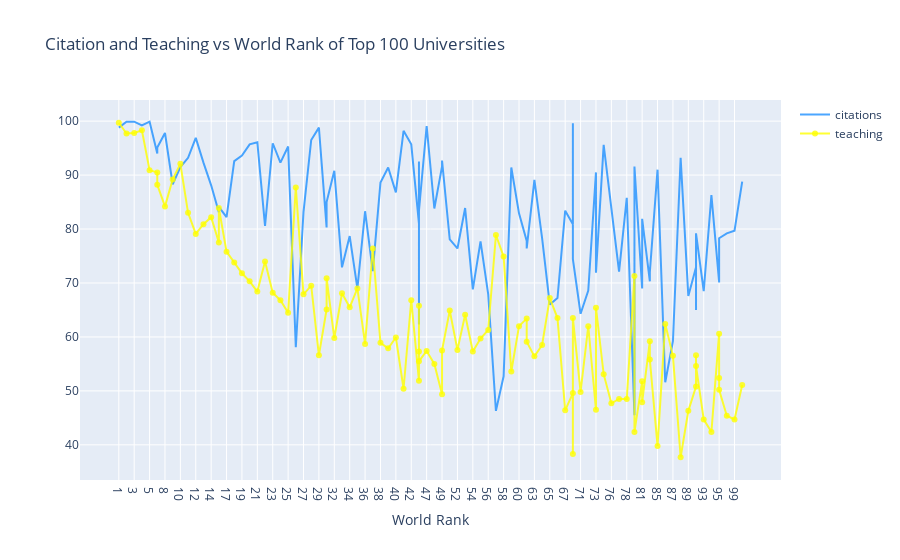

Here is the notebook cell this chart was saved with:
### Code cell
df =df.iloc[:100,:]
trace1 = go.Scatter(
                    x = df.world_rank,                       
                    y = df.citations,
                    mode = "lines",
                    name = "citations",
                    marker = dict(color = 'rgba(30, 144, 255, 0.8)'),
                    text= df.university_name)
# Creating trace2
trace2 = go.Scatter(
                    x = df.world_rank,
                    y = df.teaching,
                    mode = "lines+markers",
                    name = "teaching",
                    marker = dict(color = 'rgba(255, 255,0, 0.8)'),    
                    text= df.university_name)                        
data = [trace1, trace2]
layout = dict(title = 'Citation and Teaching vs World Rank of Top 100 Universities',
              xaxis= dict(title= 'World Rank',ticklen= 5,zeroline= False)      
             )
fig = dict(data = data, layout = layout)
iplot(fig)

### Figure 1 — Plotly figure (JSON) as saved in the notebook; plotly's stock layout.template omitted (floating-point values rounded to 4 significant figures)
{"data": [{"marker": {"color": "rgba(30, 144, 255, 0.8)"}, "mode": "lines", "name": "citations", "text": ["Harvard University", "California Institute of Technology", "Massachusetts Institute of Technology", "Stanford University", "Princeton University", "University of Cambridge", "University of Oxford", "University of California, Berkeley", "Imperial College London", "Yale University", "University of California, Los Angeles", "University of Chicago", "Johns Hopkins University", "Cornell University", "ETH Zurich – Swiss Federal Institute of Technology Zurich", "University of Michigan", "University of Toronto", "Columbia University", "University of Pennsylvania", "Carnegie Mellon University", "University of Hong Kong", "University College London", "University of Washington", "Duke University", "Northwestern University", "University of Tokyo", "Georgia Institute of Technology", "Pohang University of Science and Technology", "University of California, Santa Barbara", "University of British Columbia", "University of North Carolina at Chapel Hill", "University of California, San Diego", "University of Illinois at Urbana-Champaign", "National University of Singapore", "McGill University", "University of Melbourne", "Peking University", "Washington University in St Louis", "École Polytechnique", "University of Edinburgh", "Hong Kong University of Science and Technology", "École Normale Supérieure", "Australian National University", "Karolinska Institute", "University of Göttingen", "University of Wisconsin", "Rice University", "École Polytechnique Fédérale de Lausanne", "University of California, Irvine", "University of Science and Technology of China", "Vanderbilt University", "University of Minnesota", "Tufts University", "University of California, Davis", "Brown University", "University of Massachusetts", "Kyoto University", "Tsinghua University", "Boston University", "New York University", "Emory University", "LMU Munich", "University of Notre Dame", "University of Pittsburgh", "Case Western Reserve University", "Ohio State University", "University of Colorado Boulder", "University of Bristol", "University of California, Santa Cruz", "Yeshiva University", "University of Sydney", "University of Virginia", "University of Adelaide", "University of Southern California", "William & Mary", "Trinity College Dublin", "King’s College London", "Stony Brook University", "Korea Advanced Institute of Science and Technology (KAIST)", "University of Sussex", "The University of Queensland", "University of York", "Heidelberg University", "University of Utah", "Durham University", "London School of Economics and Political Science", "University of Manchester", "Royal Holloway, University of London", "Lund University", "University of Southampton", "University of Zurich", "Wake Forest University", "McMaster University", "University College Dublin", "George Washington University", "University of Arizona", "University of Basel", "University of Maryland, College Park", "Dartmouth College", "École Normale Supérieure de Lyon"], "type": "scatter", "x": ["1", "2", "3", "4", "5", "6", "6", "8", "9", "10", "11", "12", "13", "14", "15", "15", "17", "18", "19", "20", "21", "22", "23", "24", "25", "26", "27", "28", "29", "30", "30", "32", "33", "34", "35", "36", "37", "38", "39", "40", "41", "42", "43", "43", "43", "43", "47", "48", "49", "49", "51", "52", "53", "54", "55", "56", "57", "58", "59", "60", "61", "61", "63", "64", "65", "66", "67", "68", "68", "68", "71", "72", "73", "73", "75", "76", "77", "78", "79", "79", "81", "81", "83", "83", "85", "86", "87", "88", "89", "90", "90", "90", "93", "94", "95", "95", "95", "98", "99", "100"], "y": [98.8, 99.9, 99.9, 99.2, 99.9, 94, 95.1, 97.8, 88.3, 91.5, 93.2, 96.9, 92.3, 88.1, 83.1, 84.1, 82.2, 92.6, 93.6, 95.7, 96.1, 80.6, 95.9, 92.3, 95.3, 58.1, 83.2, 96.5, 98.8, 80.3, 85, 90.8, 72.9, 78.7, 69, 83.3, 72.2, 88.6, 91.4, 86.8, 98.2, 95.7, 81, 62.3, 92.5, 83.4, 99.1, 83.8, 91.6, 92.7, 78.1, 76.4, 83.9, 68.8, 77.7, 67.9, 46.3, 52.7, 91.4, 82.9, 77.8, 76.4, 89.1, 78.3, 66, 67.2, 83.4, 80.9, 99.6, 74.4, 64.3, 68.6, 90.5, 71.9, 95.6, 84.4, 72.1, 85.8, 45.5, 91.6, 69, 81.9, 70.3, 72, 91, 51.6, 59.2, 93.2, 67.6, 72.9, 65, 79.2, 68.5, 86.3, 70.2, 70.1, 78.3, 79.2, 79.7, 88.8]}, {"marker": {"color": "rgba(255, 255,0, 0.8)"}, "mode": "lines+markers", "name": "teaching", "text": ["Harvard University", "California Institute of Technology", "Massachusetts Institute of Technology", "Stanford University", "Princeton University", "University of Cambridge", "University of Oxford", "University of California, Berkeley", "Imperial College London", "Yale University", "University of California, Los Angeles", "University of Chicago", "Johns Hopkins University", "Cornell University", "ETH Zurich – Swiss Federal Institute of Technology Zurich", "University of Michigan", "University of Toronto", "Columbia University", "University of Pennsylvania", "Carnegie Mellon University", "University of Hong Kong", "University College London", "University of Washington", "Duke University", "Northwestern University", "University of Tokyo", "Georgia Institute of Technology", "Pohang University of Science and Technology", "University of California, Santa Barbara", "University of British Columbia", "University of North Carolina at Chapel Hill", "University of California, San Diego", "University of Illinois at Urbana-Champaign", "National University of Singapore", "McGill University", "University of Melbourne", "Peking University", "Washington University in St Louis", "École Polytechnique", "University of Edinburgh", "Hong Kong University of Science and Technology", "École Normale Supérieure", "Australian National University", "Karolinska Institute", "University of Göttingen", "University of Wisconsin", "Rice University", "École Polytechnique Fédérale de Lausanne", "University of California, Irvine", "University of Science and Technology of China", "Vanderbilt University", "University of Minnesota", "Tufts University", "University of California, Davis", "Brown University", "University of Massachusetts", "Kyoto University", "Tsinghua University", "Boston University", "New York University", "Emory University", "LMU Munich", "University of Notre Dame", "University of Pittsburgh", "Case Western Reserve University", "Ohio State University", "University of Colorado Boulder", "University of Bristol", "University of California, Santa Cruz", "Yeshiva University", "University of Sydney", "University of Virginia", "University of Adelaide", "University of Southern California", "William & Mary", "Trinity College Dublin", "King’s College London", "Stony Brook University", "Korea Advanced Institute of Science and Technology (KAIST)", "University of Sussex", "The University of Queensland", "University of York", "Heidelberg University", "University of Utah", "Durham University", "London School of Economics and Political Science", "University of Manchester", "Royal Holloway, University of London", "Lund University", "University of Southampton", "University of Zurich", "Wake Forest University", "McMaster University", "University College Dublin", "George Washington University", "University of Arizona", "University of Basel", "University of Maryland, College Park", "Dartmouth College", "École Normale Supérieure de Lyon"], "type": "scatter", "x": ["1", "2", "3", "4", "5", "6", "6", "8", "9", "10", "11", "12", "13", "14", "15", "15", "17", "18", "19", "20", "21", "22", "23", "24", "25", "26", "27", "28", "29", "30", "30", "32", "33", "34", "35", "36", "37", "38", "39", "40", "41", "42", "43", "43", "43", "43", "47", "48", "49", "49", "51", "52", "53", "54", "55", "56", "57", "58", "59", "60", "61", "61", "63", "64", "65", "66", "67", "68", "68", "68", "71", "72", "73", "73", "75", "76", "77", "78", "79", "79", "81", "81", "83", "83", "85", "86", "87", "88", "89", "90", "90", "90", "93", "94", "95", "95", "95", "98", "99", "100"], "y": [99.7, 97.7, 97.8, 98.3, 90.9, 90.5, 88.2, 84.2, 89.2, 92.1, 83, 79.1, 80.9, 82.2, 77.5, 83.9, 75.8, 73.8, 71.8, 70.3, 68.4, 74, 68.2, 66.8, 64.5, 87.7, 67.9, 69.5, 56.6, 65.1, 70.9, 59.8, 68.1, 65.5, 69, 58.7, 76.4, 58.9, 57.9, 59.9, 50.4, 66.8, 51.9, 65.8, 57.3, 55.5, 57.4, 55, 49.4, 57.5, 64.9, 57.6, 64.1, 57.3, 59.7, 61.3, 78.9, 74.9, 53.6, 62, 63.4, 59.1, 56.4, 58.5, 67.2, 63.5, 46.4, 49.6, 38.3, 63.5, 49.8, 62, 46.5, 65.4, 53.1, 47.7, 48.5, 48.5, 71.3, 42.4, 51.8, 47.9, 59.2, 55.8, 39.8, 62.4, 56.5, 37.7, 46.3, 50.8, 56.6, 54.6, 44.7, 42.4, 60.6, 52.4, 50.2, 45.4, 44.7, 51.1]}], "layout": {"title": {"text": "Citation and Teaching vs World Rank of Top 100 Universities"}, "xaxis": {"ticklen": 5, "title": {"text": "World Rank"}, "zeroline": false}}}
